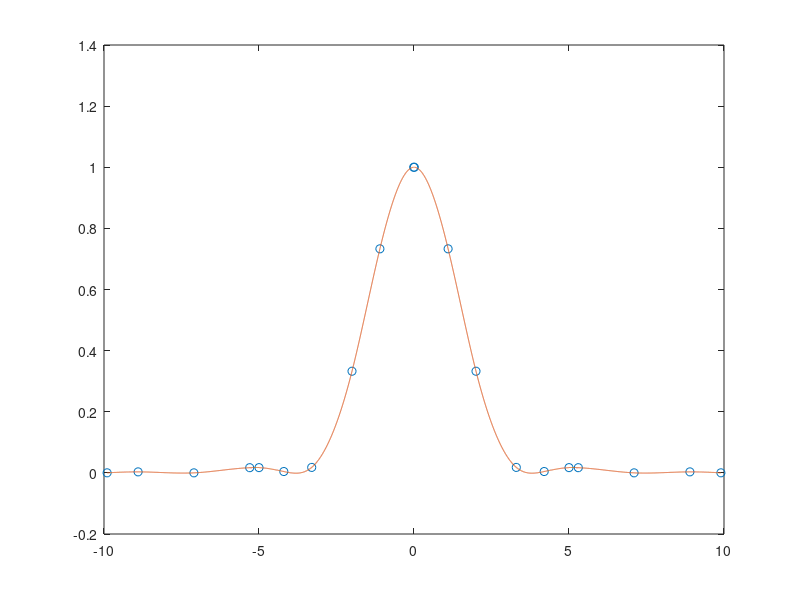

The MATLAB script that drew this image:
%Plotting Airy pattern

x = [0.01  1.1  2  3.3  4.2  5.0  5.3 7.1  8.9  9.9];
x1=-1*fliplr(x);
x=[x1,x];

fx = [1.0000    0.7331    0.3326    0.0179    0.0044    0.0172    0.0170    0.0001    0.0033    0.0002];
fx1 = fliplr(fx);
fx=[fx1,fx];
N=size(x,2);
A=zeros(1,N);
B=zeros(1,N);
C=zeros(1,N);
D=zeros(1,N);
Y=zeros(N,1);



for i=1:N-1
  
h(i)=x(i+1)-x(i);

end

   Y(1)=0;
   Y(N)=0;
   Co=zeros(N,N);
   Co(1,1)=1;
   Co(N,N)=1;

for i=2:N-1
   
    Y(i)=3*(fx(i+1)-fx(i))/h(i)+(fx(i-1)-fx(i))*3/h(i-1);
    Co(i,i-1)=h(i-1);
    Co(i,i)=2*(h(i-1)+h(i));
    Co(i,i+1)=h(i);
    

end

B=linsolve(Co,Y);

for i=2:N
D(i-1)=fx(i-1);
A(i-1)=(B(i)-B(i-1))/(3*h(i-1));
C(i-1)=(fx(i)-fx(i-1))/h(i-1)-(B(i)+2*B(i-1))*(h(i-1)/3);
end

xabc=[];
yabc=[];

for i=1:N-1
    
    
    px=linspace(x(i),x(i+1),500);
    py=A(i)*(px-x(i)).^3+B(i)*(px-x(i)).^2+C(i)*(px-x(i))+D(i);
    xabc=[xabc, px];
    yabc=[yabc, py];
    
    
end

plot(x,fx,'o')
hold on
plot(xabc,yabc)


    
